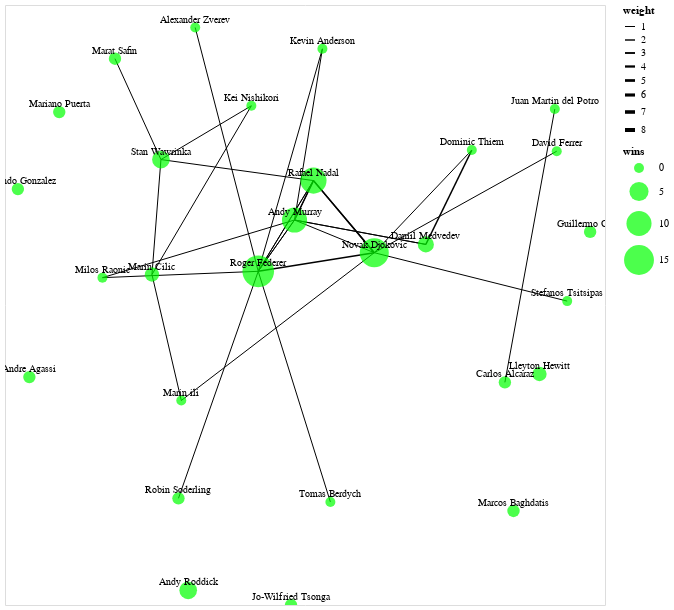

The notebook cell saved with this chart:
### Code cell
edges_chart = alt.Chart(edges_alt).mark_line().encode(
    x='x_winner:Q',
    y='y_winner:Q',
    x2='x_runner:Q',
    y2='y_runner:Q',
    strokeWidth='weight:Q',
    tooltip=['WINNER:N', 'RUNNER_UP:N', 'weight:Q']
).properties(
    width=600,
    height=600
)

nodes_chart = alt.Chart(nodes).mark_circle(color='lime').encode(
    x='x:Q',
    y='y:Q',
    size=alt.Size('wins:Q', scale=alt.Scale(range=[100, 1000])),
    tooltip=['player:N', 'wins:Q']
)

labels = alt.Chart(nodes).mark_text(
    align='center',
    baseline='middle',
    fontSize=10,
    dy=-8   
).encode(
    x='x:Q',
    y='y:Q',
    text='player:N'
)

network_chart = (edges_chart + nodes_chart + labels).encode(
    x=alt.X('x:Q', axis=None),
    y=alt.Y('y:Q', axis=None)    
)
network_chart.interactive()

### Figure 1 — Vega-Lite specification as saved in the notebook (floating-point values rounded to 4 significant figures)
{"config": {"view": {"continuousWidth": 300, "continuousHeight": 300}}, "layer": [{"data": {"name": "data-4056b6f385771121bc7dc4c21b90d7f5"}, "mark": {"type": "line"}, "encoding": {"strokeWidth": {"field": "weight", "type": "quantitative"}, "tooltip": [{"field": "WINNER", "type": "nominal"}, {"field": "RUNNER_UP", "type": "nominal"}, {"field": "weight", "type": "quantitative"}], "x": {"field": "x_winner", "type": "quantitative"}, "x2": {"field": "x_runner"}, "y": {"field": "y_winner", "type": "quantitative"}, "y2": {"field": "y_runner"}}, "name": "view_fab746bd4368ad37_0"}, {"data": {"name": "data-cc3f38eec8ecba3b70494882bf39418a"}, "mark": {"type": "circle", "color": "lime"}, "encoding": {"size": {"field": "wins", "scale": {"range": [100, 1000]}, "type": "quantitative"}, "tooltip": [{"field": "player", "type": "nominal"}, {"field": "wins", "type": "quantitative"}], "x": {"field": "x", "type": "quantitative"}, "y": {"field": "y", "type": "quantitative"}}}, {"data": {"name": "data-cc3f38eec8ecba3b70494882bf39418a"}, "mark": {"type": "text", "align": "center", "baseline": "middle", "dy": -8, "fontSize": 10}, "encoding": {"text": {"field": "player", "type": "nominal"}, "x": {"field": "x", "type": "quantitative"}, "y": {"field": "y", "type": "quantitative"}}}], "encoding": {"x": {"axis": null, "field": "x", "type": "quantitative"}, "y": {"axis": null, "field": "y", "type": "quantitative"}}, "height": 600, "params": [{"name": "param_1e9efca18e7a2868", "select": {"type": "interval", "encodings": ["x", "y"]}, "bind": "scales", "views": ["view_fab746bd4368ad37_0"]}], "width": 600, "$schema": "https://vega.github.io/schema/vega-lite/v6.1.0.json", "datasets": {"data-4056b6f385771121bc7dc4c21b90d7f5": [{"WINNER": "Andre Agassi", "RUNNER-UP": "Andre Agassi", "weight": 1, "x_winner": -0.9188, "y_winner": -0.3162, "x_runner": -0.9188, "y_runner": -0.3162}, {"WINNER": "Andy Murray", "RUNNER-UP": "Andy Murray", "weight": 5, "x_winner": -0.03498, "y_winner": 0.155, "x_runner": -0.03498, "y_runner": 0.155}, {"WINNER": "Andy Murray", "RUNNER-UP": "Daniil Medvedev", "weight": 1, "x_winner": -0.03498, "y_winner": 0.155, "x_runner": 0.4028, "y_runner": 0.08176}, {"WINNER": "Andy Murray", "RUNNER-UP": "Kevin Anderson", "weight": 1, "x_winner": -0.03498, "y_winner": 0.155, "x_runner": 0.05807, "y_runner": 0.6685}, {"WINNER": "Andy Murray", "RUNNER-UP": "Milos Raonic", "weight": 1, "x_winner": -0.03498, "y_winner": 0.155, "x_runner": -0.6752, "y_runner": -0.01795}, {"WINNER": "Andy Murray", "RUNNER-UP": "Rafael Nadal", "weight": 1, "x_winner": -0.03498, "y_winner": 0.155, "x_runner": 0.02827, "y_runner": 0.2732}, {"WINNER": "Andy Murray", "RUNNER-UP": "Roger Federer", "weight": 1, "x_winner": -0.03498, "y_winner": 0.155, "x_runner": -0.1559, "y_runner": 0.001032}, {"WINNER": "Andy Roddick", "RUNNER-UP": "Andy Roddick", "weight": 4, "x_winner": -0.3893, "y_winner": -0.956, "x_runner": -0.3893, "y_runner": -0.956}, {"WINNER": "Carlos Alcaraz", "RUNNER-UP": "Juan Martin del Potro", "weight": 1, "x_winner": 0.6663, "y_winner": -0.3321, "x_runner": 0.8327, "y_runner": 0.4879}, {"WINNER": "Daniil Medvedev", "RUNNER-UP": "Andy Murray", "weight": 1, "x_winner": 0.4028, "y_winner": 0.08176, "x_runner": -0.03498, "y_runner": 0.155}, {"WINNER": "Daniil Medvedev", "RUNNER-UP": "Dominic Thiem", "weight": 2, "x_winner": 0.4028, "y_winner": 0.08176, "x_runner": 0.556, "y_runner": 0.3647}, {"WINNER": "Fernando Gonzalez", "RUNNER-UP": "Fernando Gonzalez", "weight": 1, "x_winner": -0.9571, "y_winner": 0.2478, "x_runner": -0.9571, "y_runner": 0.2478}, {"WINNER": "Guillermo Coria", "RUNNER-UP": "Guillermo Coria", "weight": 1, "x_winner": 0.9504, "y_winner": 0.1193, "x_runner": 0.9504, "y_runner": 0.1193}, {"WINNER": "Jo-Wilfried Tsonga", "RUNNER-UP": "Jo-Wilfried Tsonga", "weight": 1, "x_winner": -0.04664, "y_winner": -1.0, "x_runner": -0.04664, "y_runner": -1.0}, {"WINNER": "Lleyton Hewitt", "RUNNER-UP": "Lleyton Hewitt", "weight": 2, "x_winner": 0.7816, "y_winner": -0.3071, "x_runner": 0.7816, "y_runner": -0.3071}, {"WINNER": "Marat Safin", "RUNNER-UP": "Marat Safin", "weight": 1, "x_winner": -0.6334, "y_winner": 0.6389, "x_runner": -0.6334, "y_runner": 0.6389}, {"WINNER": "Marcos Baghdatis", "RUNNER-UP": "Marcos Baghdatis", "weight": 1, "x_winner": 0.695, "y_winner": -0.7179, "x_runner": 0.695, "y_runner": -0.7179}, {"WINNER": "Mariano Puerta", "RUNNER-UP": "Mariano Puerta", "weight": 1, "x_winner": -0.8191, "y_winner": 0.4786, "x_runner": -0.8191, "y_runner": 0.4786}, {"WINNER": "Marin Cilic", "RUNNER-UP": "Kei Nishikori", "weight": 1, "x_winner": -0.5101, "y_winner": -0.008568, "x_runner": -0.1788, "y_runner": 0.4977}, {"WINNER": "Marin Cilic", "RUNNER-UP": "Marin ili", "weight": 1, "x_winner": -0.5101, "y_winner": -0.008568, "x_runner": -0.4123, "y_runner": -0.3865}, {"WINNER": "Novak Djokovic", "RUNNER-UP": "Andy Murray", "weight": 1, "x_winner": 0.2309, "y_winner": 0.05689, "x_runner": -0.03498, "y_runner": 0.155}, {"WINNER": "Novak Djokovic", "RUNNER-UP": "David Ferrer", "weight": 1, "x_winner": 0.2309, "y_winner": 0.05689, "x_runner": 0.8391, "y_runner": 0.3614}, {"WINNER": "Novak Djokovic", "RUNNER-UP": "Dominic Thiem", "weight": 1, "x_winner": 0.2309, "y_winner": 0.05689, "x_runner": 0.556, "y_runner": 0.3647}, {"WINNER": "Novak Djokovic", "RUNNER-UP": "Marin ili", "weight": 1, "x_winner": 0.2309, "y_winner": 0.05689, "x_runner": -0.4123, "y_runner": -0.3865}, {"WINNER": "Novak Djokovic", "RUNNER-UP": "Novak Djokovic", "weight": 7, "x_winner": 0.2309, "y_winner": 0.05689, "x_runner": 0.2309, "y_runner": 0.05689}, {"WINNER": "Novak Djokovic", "RUNNER-UP": "Rafael Nadal", "weight": 2, "x_winner": 0.2309, "y_winner": 0.05689, "x_runner": 0.02827, "y_runner": 0.2732}, {"WINNER": "Novak Djokovic", "RUNNER-UP": "Stefanos Tsitsipas", "weight": 1, "x_winner": 0.2309, "y_winner": 0.05689, "x_runner": 0.874, "y_runner": -0.08829}, {"WINNER": "Rafael Nadal", "RUNNER-UP": "Andy Murray", "weight": 2, "x_winner": 0.02827, "y_winner": 0.2732, "x_runner": -0.03498, "y_runner": 0.155}, {"WINNER": "Rafael Nadal", "RUNNER-UP": "Novak Djokovic", "weight": 2, "x_winner": 0.02827, "y_winner": 0.2732, "x_runner": 0.2309, "y_runner": 0.05689}, {"WINNER": "Rafael Nadal", "RUNNER-UP": "Rafael Nadal", "weight": 5, "x_winner": 0.02827, "y_winner": 0.2732, "x_runner": 0.02827, "y_runner": 0.2732}, {"WINNER": "Rafael Nadal", "RUNNER-UP": "Roger Federer", "weight": 1, "x_winner": 0.02827, "y_winner": 0.2732, "x_runner": -0.1559, "y_runner": 0.001032}, {"WINNER": "Rafael Nadal", "RUNNER-UP": "Stan Wawrinka", "weight": 1, "x_winner": 0.02827, "y_winner": 0.2732, "x_runner": -0.4802, "y_runner": 0.3363}, {"WINNER": "Robin Soderling", "RUNNER-UP": "Robin Soderling", "weight": 1, "x_winner": -0.4218, "y_winner": -0.68, "x_runner": -0.4218, "y_runner": -0.68}, {"WINNER": "Roger Federer", "RUNNER-UP": "Alexander Zverev", "weight": 1, "x_winner": -0.1559, "y_winner": 0.001032, "x_runner": -0.366, "y_runner": 0.7324}, {"WINNER": "Roger Federer", "RUNNER-UP": "Andy Murray", "weight": 1, "x_winner": -0.1559, "y_winner": 0.001032, "x_runner": -0.03498, "y_runner": 0.155}, {"WINNER": "Roger Federer", "RUNNER-UP": "Kevin Anderson", "weight": 1, "x_winner": -0.1559, "y_winner": 0.001032, "x_runner": 0.05807, "y_runner": 0.6685}, {"WINNER": "Roger Federer", "RUNNER-UP": "Milos Raonic", "weight": 1, "x_winner": -0.1559, "y_winner": 0.001032, "x_runner": -0.6752, "y_runner": -0.01795}, {"WINNER": "Roger Federer", "RUNNER-UP": "Novak Djokovic", "weight": 2, "x_winner": -0.1559, "y_winner": 0.001032, "x_runner": 0.2309, "y_runner": 0.05689}, {"WINNER": "Roger Federer", "RUNNER-UP": "Rafael Nadal", "weight": 1, "x_winner": -0.1559, "y_winner": 0.001032, "x_runner": 0.02827, "y_runner": 0.2732}, {"WINNER": "Roger Federer", "RUNNER-UP": "Robin Soderling", "weight": 1, "x_winner": -0.1559, "y_winner": 0.001032, "x_runner": -0.4218, "y_runner": -0.68}, {"WINNER": "Roger Federer", "RUNNER-UP": "Roger Federer", "weight": 8, "x_winner": -0.1559, "y_winner": 0.001032, "x_runner": -0.1559, "y_runner": 0.001032}, {"WINNER": "Roger Federer", "RUNNER-UP": "Tomas Berdych", "weight": 1, "x_winner": -0.1559, "y_winner": 0.001032, "x_runner": 0.0846, "y_runner": -0.6908}, {"WINNER": "Stan Wawrinka", "RUNNER-UP": "Kei Nishikori", "weight": 1, "x_winner": -0.4802, "y_winner": 0.3363, "x_runner": -0.1788, "y_runner": 0.4977}, {"WINNER": "Stan Wawrinka", "RUNNER-UP": "Marat Safin", "weight": 1, "x_winner": -0.4802, "y_winner": 0.3363, "x_runner": -0.6334, "y_runner": 0.6389}, {"WINNER": "Stan Wawrinka", "RUNNER-UP": "Marin Cilic", "weight": 1, "x_winner": -0.4802, "y_winner": 0.3363, "x_runner": -0.5101, "y_runner": -0.008568}, {"WINNER": "Stan Wawrinka", "RUNNER-UP": "Stan Wawrinka", "weight": 1, "x_winner": -0.4802, "y_winner": 0.3363, "x_runner": -0.4802, "y_runner": 0.3363}], "data-cc3f38eec8ecba3b70494882bf39418a": [{"player": "Roger Federer", "x": -0.1559, "y": 0.001032, "WINNER": "Roger Federer", "wins": 17.0}, {"player": "Rafael Nadal", "x": 0.02827, "y": 0.2732, "WINNER": "Rafael Nadal", "wins": 11.0}, {"player": "Stan Wawrinka", "x": -0.4802, "y": 0.3363, "WINNER": "Stan Wawrinka", "wins": 4.0}, {"player": "Marat Safin", "x": -0.6334, "y": 0.6389, "WINNER": "Marat Safin", "wins": 1.0}, {"player": "Andy Murray", "x": -0.03498, "y": 0.155, "WINNER": "Andy Murray", "wins": 10.0}, {"player": "Milos Raonic", "x": -0.6752, "y": -0.01795, "WINNER": 0, "wins": 0.0}, {"player": "Novak Djokovic", "x": 0.2309, "y": 0.05689, "WINNER": "Novak Djokovic", "wins": 14.0}, {"player": "Marin Cilic", "x": -0.5101, "y": -0.008568, "WINNER": "Marin Cilic", "wins": 2.0}, {"player": "Kei Nishikori", "x": -0.1788, "y": 0.4977, "WINNER": 0, "wins": 0.0}, {"player": "Daniil Medvedev", "x": 0.4028, "y": 0.08176, "WINNER": "Daniil Medvedev", "wins": 3.0}, {"player": "Stefanos Tsitsipas", "x": 0.874, "y": -0.08829, "WINNER": 0, "wins": 0.0}, {"player": "Alexander Zverev", "x": -0.366, "y": 0.7324, "WINNER": 0, "wins": 0.0}, {"player": "Dominic Thiem", "x": 0.556, "y": 0.3647, "WINNER": 0, "wins": 0.0}, {"player": "Carlos Alcaraz", "x": 0.6663, "y": -0.3321, "WINNER": "Carlos Alcaraz", "wins": 1.0}, {"player": "Juan Martin del Potro", "x": 0.8327, "y": 0.4879, "WINNER": 0, "wins": 0.0}, {"player": "Kevin Anderson", "x": 0.05807, "y": 0.6685, "WINNER": 0, "wins": 0.0}, {"player": "Marin ili", "x": -0.4123, "y": -0.3865, "WINNER": 0, "wins": 0.0}, {"player": "David Ferrer", "x": 0.8391, "y": 0.3614, "WINNER": 0, "wins": 0.0}, {"player": "Tomas Berdych", "x": 0.0846, "y": -0.6908, "WINNER": 0, "wins": 0.0}, {"player": "Robin Soderling", "x": -0.4218, "y": -0.68, "WINNER": "Robin Soderling", "wins": 1.0}, {"player": "Andy Roddick", "x": -0.3893, "y": -0.956, "WINNER": "Andy Roddick", "wins": 4.0}, {"player": "Jo-Wilfried Tsonga", "x": -0.04664, "y": -1.0, "WINNER": "Jo-Wilfried Tsonga", "wins": 1.0}, {"player": "Fernando Gonzalez", "x": -0.9571, "y": 0.2478, "WINNER": "Fernando Gonzalez", "wins": 1.0}, {"player": "Marcos Baghdatis", "x": 0.695, "y": -0.7179, "WINNER": "Marcos Baghdatis", "wins": 1.0}, {"player": "Andre Agassi", "x": -0.9188, "y": -0.3162, "WINNER": "Andre Agassi", "wins": 1.0}, {"player": "Mariano Puerta", "x": -0.8191, "y": 0.4786, "WINNER": "Mariano Puerta", "wins": 1.0}, {"player": "Lleyton Hewitt", "x": 0.7816, "y": -0.3071, "WINNER": "Lleyton Hewitt", "wins": 2.0}, {"player": "Guillermo Coria", "x": 0.9504, "y": 0.1193, "WINNER": "Guillermo Coria", "wins": 1.0}]}}
